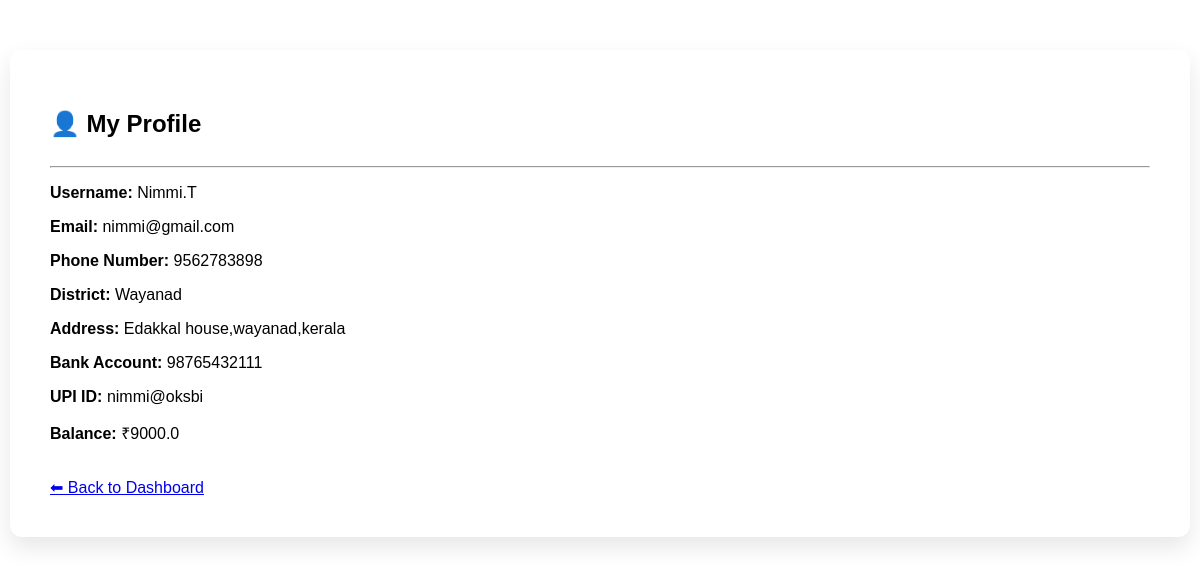
The app's page /profile/ (signed in) with its own data.
### transactions/models.py (models this page shows, shortened)
class CustomerProfile(models.Model):
    user = models.OneToOneField(User, on_delete=models.CASCADE)
    home_location = models.CharField(max_length=100)
    address = models.CharField(max_length=200, blank=True)
    phone_number = models.CharField(max_length=15)
    bank_account_number = models.CharField(max_length=20, unique=True)
    upi_id = models.CharField(max_length=100)
    balance = models.FloatField(default=50000)

### transactions/views.py (the view)
# urls.py: path("profile/", views.user_profile, name="profile"),
@login_required
def user_profile(request):
    profile = CustomerProfile.objects.get(user=request.user)
    return render(request, "profile.html", {"profile": profile})

### templates/profile.html
{% extends "base_main.html" %}
{% block content %}
<div class="container">
    <h2>👤 My Profile</h2>
    <hr>
    <p><strong>Username:</strong> {{ request.user.username }}</p>
    <p><strong>Email:</strong> {{ request.user.email }}</p>
    <p><strong>Phone Number:</strong> {{ profile.phone_number }}</p>
    <p><strong>District:</strong> {{ profile.home_location }}</p>
    <p><strong>Address:</strong> {{ profile.address }}</p>
    <p><strong>Bank Account:</strong> {{ profile.bank_account_number }}</p>
    <p><strong>UPI ID:</strong> {{ profile.upi_id }}</p>
    <p><strong>Balance:</strong> ₹{{ profile.balance }}</p>
    <br>
    <a href="{% url 'user-dashboard' %}">⬅ Back to Dashboard</a>
</div>
{% endblock %}

### records on screen
CustomerProfile: phone_number "9562783898", home_location "Wayanad", address "Edakkal house,wayanad,kerala", bank_account_number "98765432111", upi_id "nimmi@oksbi", balance "9000.0"

### other values on screen
{{ request.user.username }} "Nimmi.T"
{{ request.user.email }} "nimmi@gmail.com"
